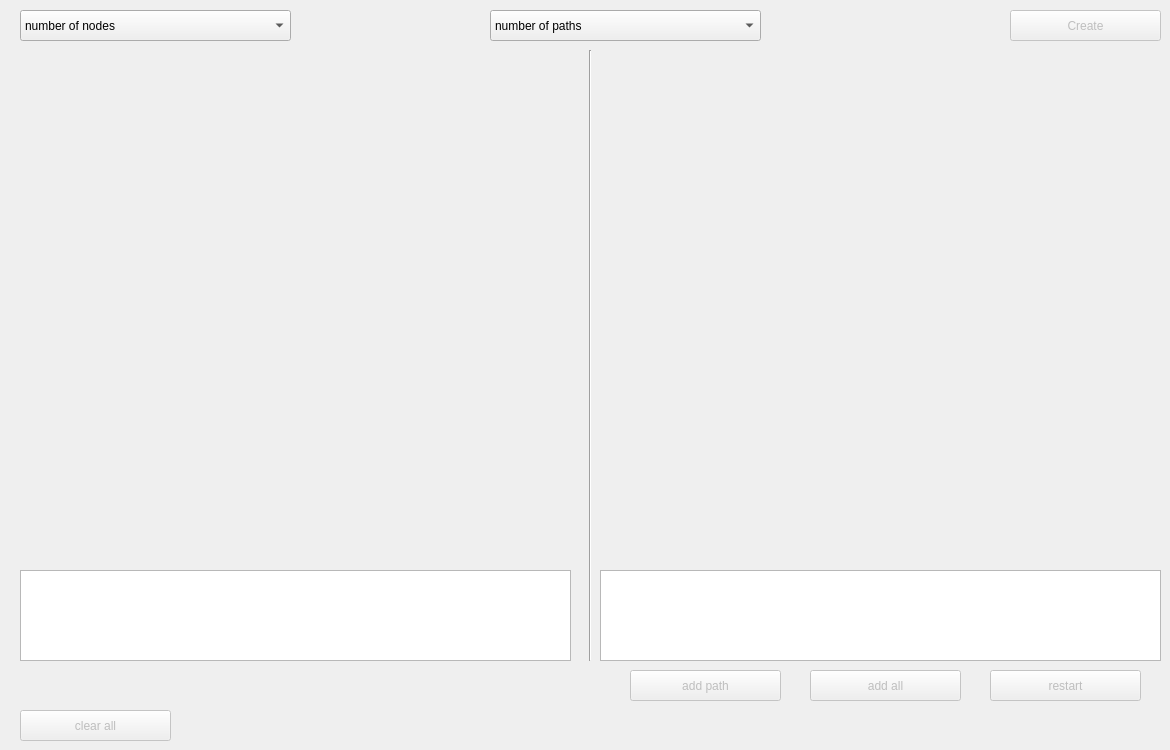
        <widget class="QWidget" name="opitmal_sol_for_ring_topology">
         <attribute name="title">
          <string>analysis for ring topology</string>
         </attribute>
         <widget class="QComboBox" name="select_number_of_paths_ring">
          <property name="geometry">
           <rect>
            <x>490</x>
            <y>10</y>
            <width>271</width>
            <height>31</height>
           </rect>
          </property>
          <item>
           <property name="text">
            <string>number of paths</string>
           </property>
          </item>
          <item>
           <property name="text">
            <string>3</string>
           </property>
          </item>
          <item>
           <property name="text">
            <string>4</string>
           </property>
          </item>
          <item>
           <property name="text">
            <string>5</string>
           </property>
          </item>
          <item>
           <property name="text">
            <string>6</string>
           </property>
          </item>
          <item>
           <property name="text">
            <string>7</string>
           </property>
          </item>
          <item>
           <property name="text">
            <string>8</string>
           </property>
          </item>
          <item>
           <property name="text">
            <string>9</string>
           </property>
          </item>
          <item>
           <property name="text">
            <string>10</string>
           </property>
          </item>
         </widget>
         <widget class="QPushButton" name="create_cycle_graph_btn_2">
          <property name="enabled">
           <bool>false</bool>
          </property>
          <property name="geometry">
           <rect>
            <x>1010</x>
            <y>10</y>
            <width>151</width>
            <height>31</height>
           </rect>
          </property>
          <property name="text">
           <string>Create</string>
          </property>
         </widget>
         <widget class="QComboBox" name="select_number_of_nodes_ring_2">
          <property name="geometry">
           <rect>
            <x>20</x>
            <y>10</y>
            <width>271</width>
            <height>31</height>
           </rect>
          </property>
          <item>
           <property name="text">
            <string>number of nodes</string>
           </property>
          </item>
          <item>
           <property name="text">
            <string>3</string>
           </property>
          </item>
          <item>
           <property name="text">
            <string>4</string>
           </property>
          </item>
          <item>
           <property name="text">
            <string>5</string>
           </property>
          </item>
          <item>
           <property name="text">
            <string>6</string>
           </property>
          </item>
          <item>
           <property name="text">
            <string>7</string>
           </property>
          </item>
          <item>
           <property name="text">
            <string>8</string>
           </property>
          </item>
          <item>
           <property name="text">
            <string>9</string>
           </property>
          </item>
          <item>
           <property name="text">
            <string>10</string>
           </property>
          </item>
         </widget>
         <widget class="QWidget" name="verticalLayoutWidget_7">
          <property name="geometry">
           <rect>
            <x>20</x>
            <y>80</y>
            <width>551</width>
            <height>481</height>
           </rect>
          </property>
          <layout class="QVBoxLayout" name="optimal_ring_graph_layout"/>
         </widget>
         <widget class="QWidget" name="verticalLayoutWidget_8">
          <property name="geometry">
           <rect>
            <x>600</x>
            <y>80</y>
            <width>561</width>
            <height>481</height>
           </rect>
          </property>
          <layout class="QVBoxLayout" name="online_ring_graph_layout"/>
         </widget>
         <widget class="Line" name="line_2">
          <property name="geometry">
           <rect>
            <x>580</x>
            <y>50</y>
            <width>20</width>
            <height>611</height>
           </rect>
          </property>
          <property name="orientation">
           <enum>Qt::Vertical</enum>
          </property>
         </widget>
         <widget class="QLabel" name="optimal_path_arrival_label_ring">
          <property name="geometry">
           <rect>
            <x>20</x>
            <y>50</y>
            <width>551</width>
            <height>21</height>
           </rect>
          </property>
          <property name="font">
           <font>
            <pointsize>8</pointsize>
           </font>
          </property>
          <property name="text">
           <string/>
          </property>
         </widget>
         <widget class="QPlainTextEdit" name="optimal_ring_sol_info">
          <property name="geometry">
           <rect>
            <x>20</x>
            <y>570</y>
            <width>551</width>
            <height>91</height>
           </rect>
          </property>
          <property name="font">
           <font>
            <pointsize>14</pointsize>
           </font>
          </property>
          <property name="readOnly">
           <bool>false</bool>
          </property>
          <property name="plainText">
           <string/>
          </property>
         </widget>
         <widget class="QLabel" name="online_path_arrival_label_ring">
          <property name="geometry">
           <rect>
            <x>600</x>
            <y>50</y>
            <width>561</width>
            <height>21</height>
           </rect>
          </property>
          <property name="font">
           <font>
            <pointsize>8</pointsize>
           </font>
          </property>
          <property name="text">
           <string/>
          </property>
         </widget>
         <widget class="QPlainTextEdit" name="online_ring_sol_info">
          <property name="geometry">
           <rect>
            <x>600</x>
            <y>570</y>
            <width>561</width>
            <height>91</height>
           </rect>
          </property>
          <property name="font">
           <font>
            <pointsize>14</pointsize>
           </font>
          </property>
          <property name="readOnly">
           <bool>false</bool>
          </property>
          <property name="plainText">
           <string/>
          </property>
         </widget>
         <widget class="QPushButton" name="add_all_paths_to_ring_graph">
          <property name="enabled">
           <bool>false</bool>
          </property>
          <property name="geometry">
           <rect>
            <x>810</x>
            <y>670</y>
            <width>151</width>
            <height>31</height>
           </rect>
          </property>
          <property name="text">
           <string>add all</string>
          </property>
         </widget>
         <widget class="QPushButton" name="restart_the_ring_graph">
          <property name="enabled">
           <bool>false</bool>
          </property>
          <property name="geometry">
           <rect>
            <x>990</x>
            <y>670</y>
            <width>151</width>
            <height>31</height>
           </rect>
          </property>
          <property name="text">
           <string>restart</string>
          </property>
         </widget>
         <widget class="QPushButton" name="add_path_to_ring_graph">
          <property name="enabled">
           <bool>false</bool>
          </property>
          <property name="geometry">
           <rect>
            <x>630</x>
            <y>670</y>
            <width>151</width>
            <height>31</height>
           </rect>
          </property>
          <property name="text">
           <string>add path</string>
          </property>
         </widget>
         <widget class="QPushButton" name="clear_all_ring_graphs">
          <property name="enabled">
           <bool>false</bool>
          </property>
          <property name="geometry">
           <rect>
            <x>20</x>
            <y>710</y>
            <width>151</width>
            <height>31</height>
           </rect>
          </property>
          <property name="text">
           <string>clear all</string>
          </property>
         </widget>
        </widget>
